Frame 1 (no input): blank canvas, image omitted
Frame 60 (no input): blank canvas, image omitted
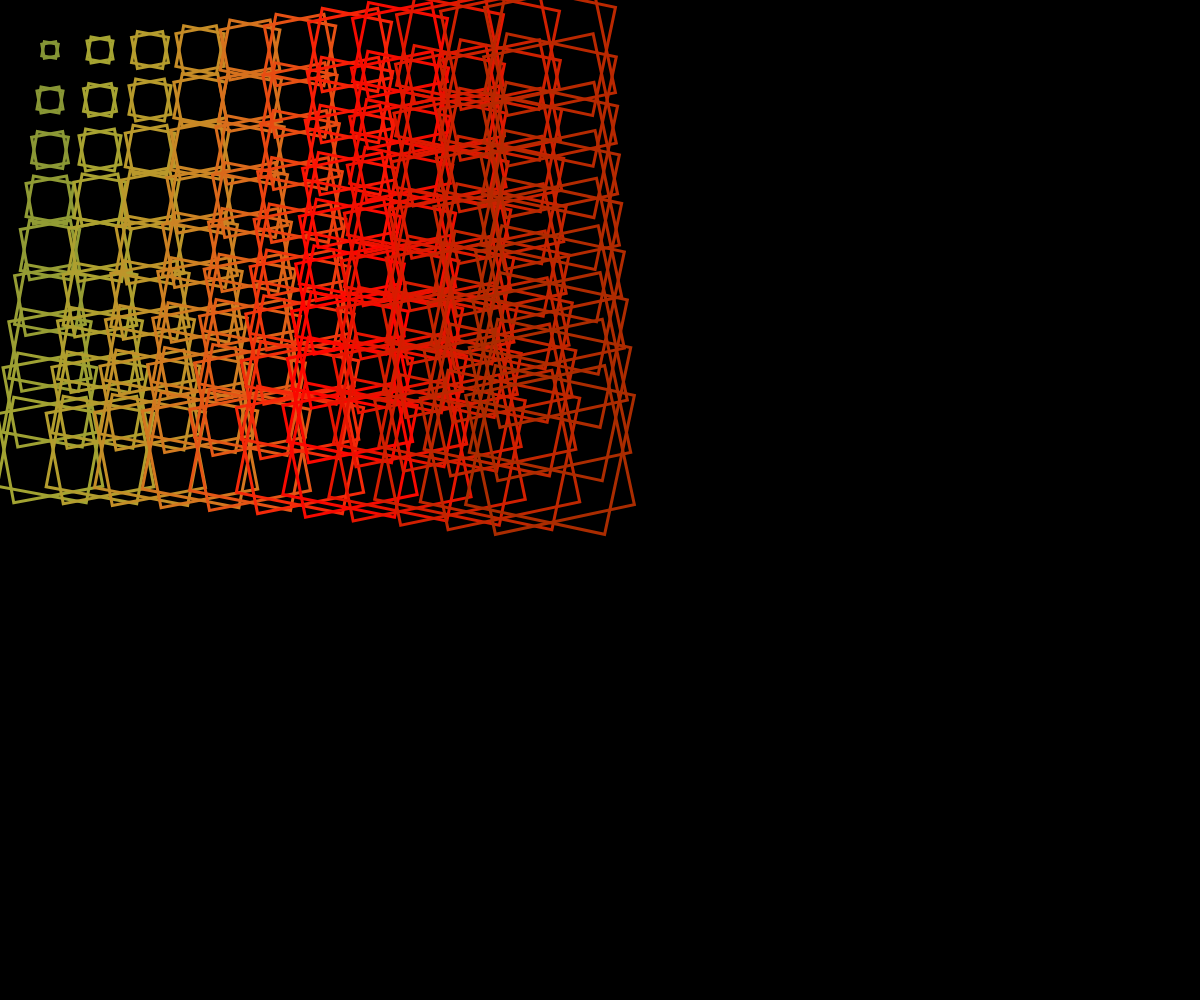
Frame 120 (the mouse pressed at the canvas centre since frame 60)

The p5.js sketch whose frames 1 and 60 were blank and that drew this single picture after the mouse press (run headless with seeded random() and noise() and a simulated clock; from frame 60 on, the mouse is pressed at the canvas centre):

// p5.js sketch
// ── sketch.js
let angle = 0;
let amt, startColor, newColor;

function setup() {
  createCanvas(windowWidth, windowHeight);
  rectMode(CENTER);
  colorMode(HSB);
  startColor = color(255, 255, 255);
  newColor = color(random(255), random(255), random(255));
  amt = 0;
}

function draw() {
  background(0);

  for (let i = 50; i < mouseX; i += 50) {
    for (let j = 50; j < mouseY; j += 50) {
      noFill();
      stroke(lerpColor(startColor, newColor, amt));
      strokeWeight(3);

      let d = dist(mouseX, mouseY, i + width / 2, j + height / 2);

      let r = d / 5;

      push();
      translate(i, j);
      rotate(-angle);
      rect(0, 0, r, r);
      pop();

      push();
      translate(i, j);
      rotate(angle);
      rect(0, 0, r, r);
      pop();

      angle += 0.0003;

      amt += 0.01;

      if (amt >= 1) {
        amt = 0.0;
        startColor = newColor;
        newColor = color(random(255), random(255), random(255));
      }
    }
  }
}
